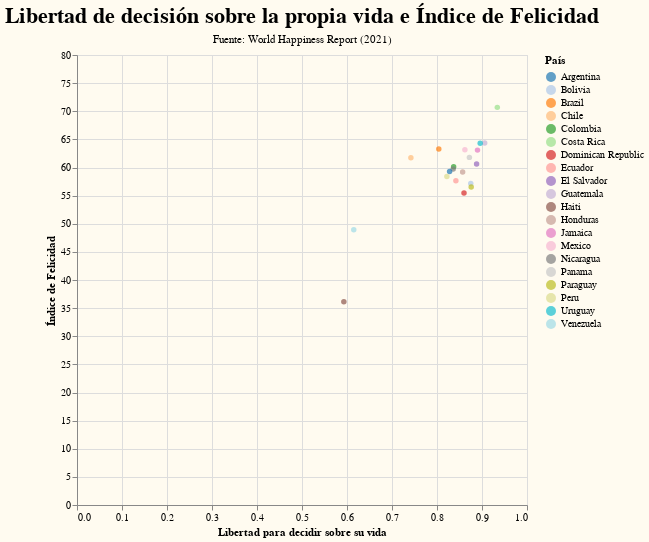

This figure's notebook cell:
### Markdown cell above
Por curiosidad, exploremos esa relación.

### Code cell
G4=alt.Chart(WHI_LyC).mark_point(filled=True).encode(
    x= alt.X('Libertad para decidir sobre su vida:Q', title='Libertad para decidir sobre su vida'),
    y= alt.Y('Puntaje escala 100:Q', title='Índice de Felicidad'),
    tooltip= ['País', 'Puntaje escala 100', 'Libertad para decidir sobre su vida'],
    color= alt.Color('País:N', scale=alt.Scale(scheme='category20'))
).interactive().properties(
    width=450,
    height=450,
    title={
      "text": ["Libertad de decisión sobre la propia vida e Índice de Felicidad"], 
      "subtitle": ["Fuente: World Happiness Report (2021)"],
      "color": "Black",
      "subtitleColor": "Black"}
)

G4.configure_axis(
    labelFont= 'Playfair Display',
    labelFontSize=12,
    labelColor= 'Black',
    titleFont= 'Playfair Display',
    titleFontSize=14
)

G4.configure_title(
    fontSize=22,
    font='Bree Serif',
    align= 'center',
    anchor='middle',
    subtitleFontSize=11,
    subtitleFont= 'Spectral',
    subtitlePadding= 6
)

### Figure 1 — Vega-Lite specification as saved in the notebook (floating-point values rounded to 4 significant figures)
{"config": {"background": "#fffbf0", "title": {"align": "center", "anchor": "middle", "font": "Bree Serif", "fontSize": 22, "subtitleFont": "Spectral", "subtitleFontSize": 11, "subtitlePadding": 6}}, "data": {"name": "data-7fd9fd11bfcdbf6ca92650b89f23300f"}, "mark": {"type": "point", "filled": true}, "encoding": {"color": {"type": "nominal", "field": "País", "scale": {"scheme": "category20"}}, "tooltip": [{"type": "nominal", "field": "País"}, {"type": "quantitative", "field": "Puntaje escala 100"}, {"type": "quantitative", "field": "Libertad para decidir sobre su vida"}], "x": {"type": "quantitative", "field": "Libertad para decidir sobre su vida", "title": "Libertad para decidir sobre su vida"}, "y": {"type": "quantitative", "field": "Puntaje escala 100", "title": "Índice de Felicidad"}}, "height": 450, "selection": {"selector003": {"type": "interval", "bind": "scales", "encodings": ["x", "y"]}}, "title": {"text": ["Libertad de decisión sobre la propia vida e Índice de Felicidad"], "subtitle": ["Fuente: World Happiness Report (2021)"], "color": "Black", "subtitleColor": "Black"}, "width": 450, "$schema": "https://vega.github.io/schema/vega-lite/v4.8.1.json", "datasets": {"data-7fd9fd11bfcdbf6ca92650b89f23300f": [{"País": "Costa Rica", "Región": "Latinoamérica y el Caribe", "Puntaje": 7.069, "PBI per cápita Log": 9.88, "Soporte social": 0.891, "Esperanza de vida saludable": 71.4, "Libertad para decidir sobre su vida": 0.934, "Generosidad": -0.126, "Percepciones sobre corrupción": 0.809, "Puntaje escala 100": 70.69}, {"País": "Guatemala", "Región": "Latinoamérica y el Caribe", "Puntaje": 6.435, "PBI per cápita Log": 9.053, "Soporte social": 0.813, "Esperanza de vida saludable": 64.96, "Libertad para decidir sobre su vida": 0.906, "Generosidad": -0.038, "Percepciones sobre corrupción": 0.775, "Puntaje escala 100": 64.35}, {"País": "Uruguay", "Región": "Latinoamérica y el Caribe", "Puntaje": 6.431, "PBI per cápita Log": 9.966, "Soporte social": 0.925, "Esperanza de vida saludable": 69.1, "Libertad para decidir sobre su vida": 0.896, "Generosidad": -0.092, "Percepciones sobre corrupción": 0.59, "Puntaje escala 100": 64.31}, {"País": "Brazil", "Región": "Latinoamérica y el Caribe", "Puntaje": 6.33, "PBI per cápita Log": 9.577, "Soporte social": 0.882, "Esperanza de vida saludable": 66.6, "Libertad para decidir sobre su vida": 0.804, "Generosidad": -0.071, "Percepciones sobre corrupción": 0.756, "Puntaje escala 100": 63.3}, {"País": "Mexico", "Región": "Latinoamérica y el Caribe", "Puntaje": 6.317, "PBI per cápita Log": 9.859, "Soporte social": 0.831, "Esperanza de vida saludable": 68.6, "Libertad para decidir sobre su vida": 0.862, "Generosidad": -0.147, "Percepciones sobre corrupción": 0.799, "Puntaje escala 100": 63.17}, {"País": "Jamaica", "Región": "Latinoamérica y el Caribe", "Puntaje": 6.309, "PBI per cápita Log": 9.186, "Soporte social": 0.877, "Esperanza de vida saludable": 67.5, "Libertad para decidir sobre su vida": 0.89, "Generosidad": -0.137, "Percepciones sobre corrupción": 0.884, "Puntaje escala 100": 63.09}, {"País": "Panama", "Región": "Latinoamérica y el Caribe", "Puntaje": 6.18, "PBI per cápita Log": 10.35, "Soporte social": 0.896, "Esperanza de vida saludable": 69.65, "Libertad para decidir sobre su vida": 0.872, "Generosidad": -0.166, "Percepciones sobre corrupción": 0.856, "Puntaje escala 100": 61.8}, {"País": "Chile", "Región": "Latinoamérica y el Caribe", "Puntaje": 6.172, "PBI per cápita Log": 10.07, "Soporte social": 0.882, "Esperanza de vida saludable": 70.0, "Libertad para decidir sobre su vida": 0.742, "Generosidad": -0.044, "Percepciones sobre corrupción": 0.83, "Puntaje escala 100": 61.72}, {"País": "El Salvador", "Región": "Latinoamérica y el Caribe", "Puntaje": 6.061, "PBI per cápita Log": 9.054, "Soporte social": 0.762, "Esperanza de vida saludable": 66.4, "Libertad para decidir sobre su vida": 0.888, "Generosidad": -0.11, "Percepciones sobre corrupción": 0.688, "Puntaje escala 100": 60.61}, {"País": "Colombia", "Región": "Latinoamérica y el Caribe", "Puntaje": 6.012, "PBI per cápita Log": 9.557, "Soporte social": 0.847, "Esperanza de vida saludable": 68.0, "Libertad para decidir sobre su vida": 0.837, "Generosidad": -0.135, "Percepciones sobre corrupción": 0.841, "Puntaje escala 100": 60.12}, {"País": "Nicaragua", "Región": "Latinoamérica y el Caribe", "Puntaje": 5.972, "PBI per cápita Log": 8.62, "Soporte social": 0.864, "Esperanza de vida saludable": 67.66, "Libertad para decidir sobre su vida": 0.836, "Generosidad": 0.02, "Percepciones sobre corrupción": 0.664, "Puntaje escala 100": 59.72}, {"País": "Argentina", "Región": "Latinoamérica y el Caribe", "Puntaje": 5.929, "PBI per cápita Log": 9.962, "Soporte social": 0.898, "Esperanza de vida saludable": 69.0, "Libertad para decidir sobre su vida": 0.828, "Generosidad": -0.182, "Percepciones sobre corrupción": 0.834, "Puntaje escala 100": 59.29}, {"País": "Honduras", "Región": "Latinoamérica y el Caribe", "Puntaje": 5.919, "PBI per cápita Log": 8.648, "Soporte social": 0.812, "Esperanza de vida saludable": 67.3, "Libertad para decidir sobre su vida": 0.857, "Generosidad": 0.081, "Percepciones sobre corrupción": 0.809, "Puntaje escala 100": 59.19}, {"País": "Peru", "Región": "Latinoamérica y el Caribe", "Puntaje": 5.84, "PBI per cápita Log": 9.458, "Soporte social": 0.832, "Esperanza de vida saludable": 68.25, "Libertad para decidir sobre su vida": 0.822, "Generosidad": -0.154, "Percepciones sobre corrupción": 0.891, "Puntaje escala 100": 58.4}, {"País": "Ecuador", "Región": "Latinoamérica y el Caribe", "Puntaje": 5.764, "PBI per cápita Log": 9.313, "Soporte social": 0.821, "Esperanza de vida saludable": 68.8, "Libertad para decidir sobre su vida": 0.842, "Generosidad": -0.124, "Percepciones sobre corrupción": 0.843, "Puntaje escala 100": 57.64}, {"País": "Bolivia", "Región": "Latinoamérica y el Caribe", "Puntaje": 5.716, "PBI per cápita Log": 9.046, "Soporte social": 0.81, "Esperanza de vida saludable": 63.9, "Libertad para decidir sobre su vida": 0.875, "Generosidad": -0.077, "Percepciones sobre corrupción": 0.839, "Puntaje escala 100": 57.16}, {"País": "Paraguay", "Región": "Latinoamérica y el Caribe", "Puntaje": 5.653, "PBI per cápita Log": 9.448, "Soporte social": 0.893, "Esperanza de vida saludable": 65.9, "Libertad para decidir sobre su vida": 0.876, "Generosidad": 0.028, "Percepciones sobre corrupción": 0.882, "Puntaje escala 100": 56.53}, {"País": "Dominican Republic", "Región": "Latinoamérica y el Caribe", "Puntaje": 5.545, "PBI per cápita Log": 9.802, "Soporte social": 0.853, "Esperanza de vida saludable": 66.1, "Libertad para decidir sobre su vida": 0.86, "Generosidad": -0.133, "Percepciones sobre corrupción": 0.714, "Puntaje escala 100": 55.45}, {"País": "Venezuela", "Región": "Latinoamérica y el Caribe", "Puntaje": 4.892, "PBI per cápita Log": 9.073, "Soporte social": 0.861, "Esperanza de vida saludable": 66.7, "Libertad para decidir sobre su vida": 0.615, "Generosidad": -0.169, "Percepciones sobre corrupción": 0.827, "Puntaje escala 100": 48.92}, {"País": "Haiti", "Región": "Latinoamérica y el Caribe", "Puntaje": 3.615, "PBI per cápita Log": 7.477, "Soporte social": 0.54, "Esperanza de vida saludable": 55.7, "Libertad para decidir sobre su vida": 0.593, "Generosidad": 0.422, "Percepciones sobre corrupción": 0.721, "Puntaje escala 100": 36.15}]}}
